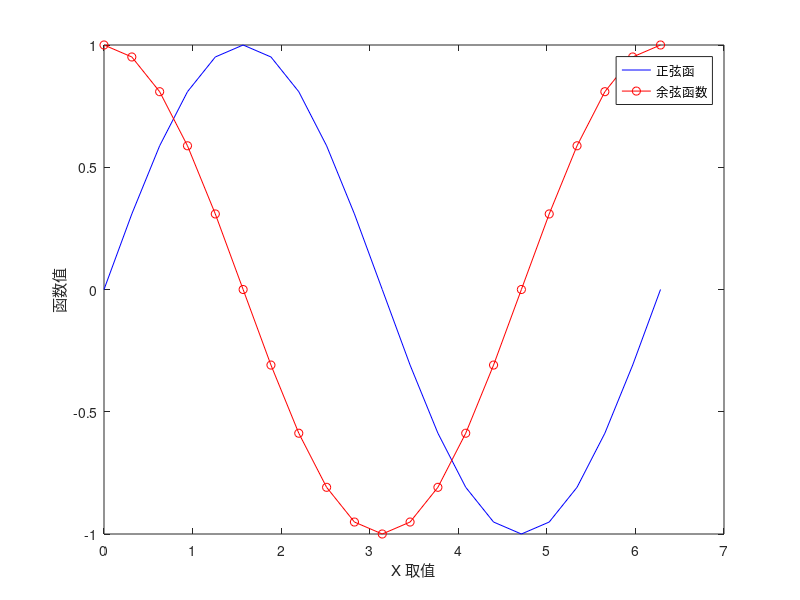

MATLAB code to generate this figure:
x=0:pi/10:2*pi;
y1=sin(x);
y2=cos(x);
figure(1);
plot(x,y1,'b-',x,y2,'ro-');
xlabel('X 取值');
ylabel('函数值');
legend('正弦函','余弦函数');